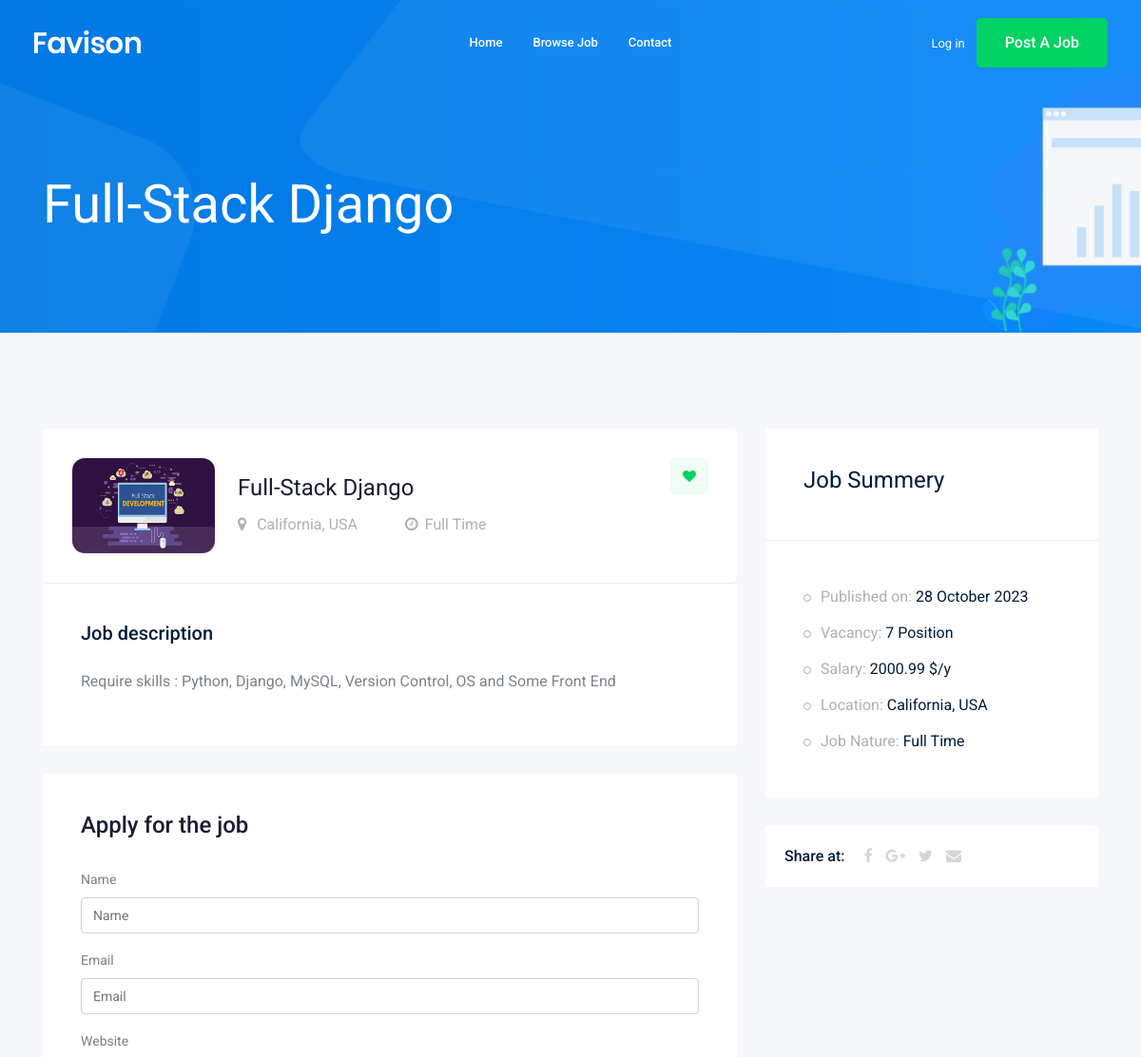
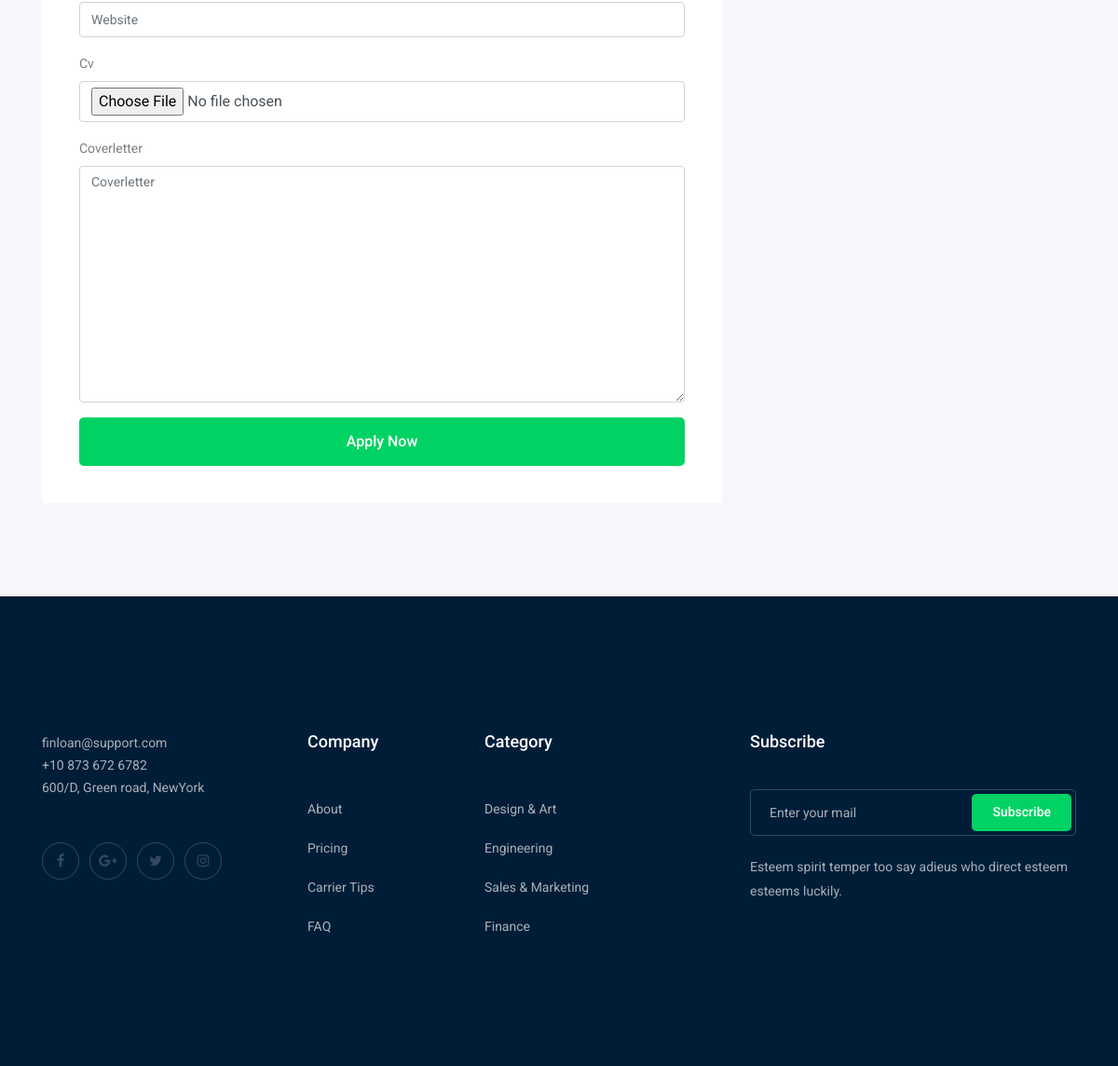
The page /jobs/full-stack-django on the database its author committed (2 pictures, top to bottom).
### job/models.py (models this page shows, shortened)
class Job(models.Model):  # table
    owner = models.ForeignKey(User, related_name='owner_job',on_delete=models.CASCADE)
    title = models.CharField(max_length=104)  # column
    jop_type = models.CharField(max_length=104, choices=JOP_TYPE)
    description = models.TextField(max_length=1000)
    Published_at = models.DateTimeField(auto_now=True)
    vacancy = models.IntegerField(default=1)
    experience = models.IntegerField(default=0)
    salary = models.DecimalField(max_digits=6, decimal_places=2, default=100.00)
    category = models.ForeignKey('Category', on_delete=models.CASCADE)
    image = models.ImageField(upload_to=img_upload)
    slug = models.SlugField(blank=True, null=True)
    def __str__(self):
        return self.title

### job/views.py (the view)
# urls.py: path('<str:slug>',views.job_details,name = 'job_details'),
def job_details(request, slug):
    job_details = Job.objects.get(slug=slug)
    if request.method == 'POST':
        form = ApplyForm(request.POST, request.FILES)
        if form.is_valid():
            form1 = form.save(commit=False)
            form1.job = job_details
            form1.save()
    else:
        form = ApplyForm()
    context = {'job': job_details, "form": form}
    return render(request, "job/job_details.html", context)

### job/forms.py
class ApplyForm(forms.ModelForm):
    class Meta:
        model = Apply
        fields = ['name', 'email', 'website', 'cv', 'coverletter']

### job/templates/job/job_details.html (shortened to what this page needs)
{% extends 'base.html' %}
{% load bootstrap4 %}
{% block body %}
    <div class="bradcam_area bradcam_bg_1">
        <div class="container">
            <div class="row">
                <div class="col-xl-12">
                    <div class="bradcam_text">
                        <h3>{{ job }}</h3>
                    </div>
                </div>
            </div>
        </div>
    </div>
    <div class="job_details_area">
        <div class="container">
            <div class="row">
                <div class="col-lg-8">
                    <div class="job_details_header">
                        <div class="single_jobs white-bg d-flex justify-content-between">
                            <div class="jobs_left d-flex align-items-center">
                                <div class="thumb" style="float: left;
                                width: 150px;
                                height: 102px;
                                border-radius: 20px;
                                padding: 0;
                                background: #F5F7FA;
                                margin-right: 25px;
                                border: 1px solid #F0F0F0;">
                                    <img src="{{ job.image.url }}" alt="" style="vertical-align: middle;
                                    border-style: none; width: 150px;height: 100px;border-radius: 13px;">
                                </div>
                                <div class="jobs_conetent">
                                    <a href="#"><h4>{{ job }}</h4></a>
                                    <div class="links_locat d-flex align-items-center">
                                        <div class="location">
                                            <p><i class="fa fa-map-marker"></i> California, USA</p>
                                        </div>
                                        <div class="location">
                                            <p><i class="fa fa-clock-o"></i>{{ job.jop_type }}</p>
                                        </div>
                                    </div>
                                </div>
                            </div>
                            <div class="jobs_right">
                                <div class="apply_now">
                                    <a class="heart_mark" href="#"> <i class="fa fa-heart"></i> </a>
                                </div>
                            </div>
                        </div>
                    </div>
                    <div class="descript_wrap white-bg">
                        <div class="single_wrap">
                            <h4>Job description</h4>
                            <p>{{ job.description }}</p>
                        </div>
                    </div>
                    <div class="apply_job_form white-bg">
                        <h4>Apply for the job</h4>
                        <form method="POST" enctype="multipart/form-data">
                            {% bootstrap_form form %}
                            {% buttons %}
                                <button class="boxed-btn3 w-100" type="submit">Apply Now</button>
                            {% endbuttons %}
                        </form>
                    </div>
                </div>
                <div class="col-lg-4">
                    <div class="job_sumary">
                        <div class="summery_header">
                            <h3>Job Summery</h3>
                        </div>
                        <div class="job_content">
                            <ul>
                                <li>Published on: <span>{{ job.Published_at|date:'d F Y' }}</span></li>
                                <li>Vacancy: <span>{{ job.vacancy }} Position</span></li>
                                <li>Salary: <span>{{ job.salary }} $/y</span></li>
                                <li>Location: <span>California, USA</span></li>
                                <li>Job Nature: <span> {{ job.jop_type }}</span></li>
                            </ul>
                        </div>
                    </div>
                    <div class="share_wrap d-flex">
                        <span>Share at:</span>
                        <ul>
                            <li><a href="#"> <i class="fa fa-facebook"></i></a></li>
                            <li><a href="#"> <i class="fa fa-google-plus"></i></a></li>
                            <li><a href="#"> <i class="fa fa-twitter"></i></a></li>
                            <li><a href="#"> <i class="fa fa-envelope"></i></a></li>
                        </ul>
                    </div>
                    <div class="job_location_wrap">
                        <div class="job_lok_inner">
                            <div id="map" style="height: 200px;"></div>
                        </div>
                    </div>
                </div>
            </div>
        </div>
    </div>
{% endblock body %}

### templates/base.html (style rules this page uses)
a:link { color: dodgerblue; text-decoration: none; }

### rows shown on the page
Job: title "Full-Stack Django", image (picture), jop_type "Full Time", description "Require skills : Python, Django, MySQL, Version Control, OS and Some Front End", Published_at "28 October 2023", vacancy "7", salary "2000.99"
